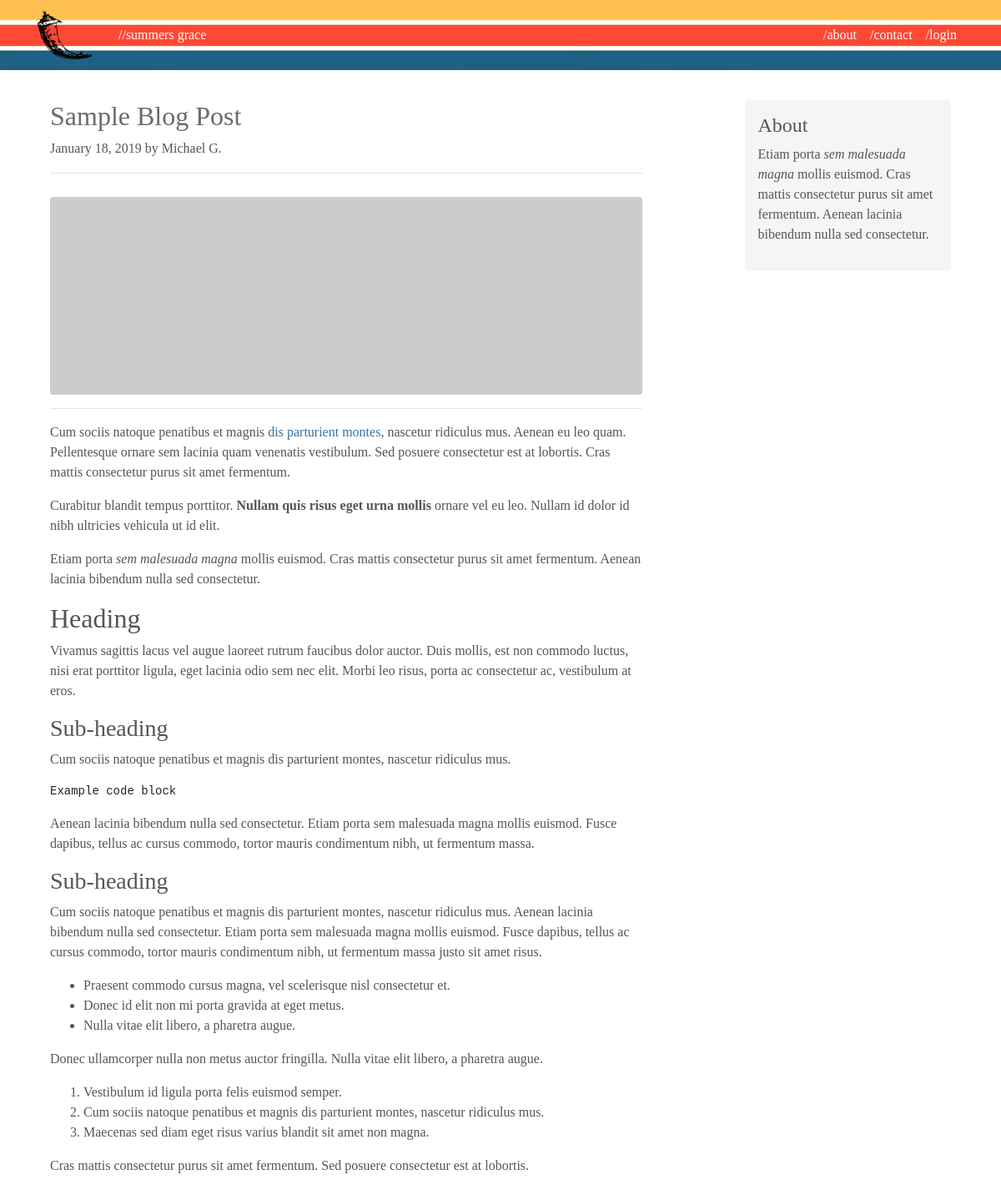
The page /post/sample-blog-post on the database its author committed.
### personal_blog/models.py (models this page shows, shortened)
class Post(db.Model):
    id = db.Column(db.Integer, primary_key=True)
    title = db.Column(db.String(100), nullable=False)
    slug = db.Column(db.String(100), unique=True, nullable=False)
    date_posted = db.Column(db.DateTime, nullable=False, default=datetime.utcnow)
    content = db.Column(db.Text, nullable=False)
    user_id = db.Column(db.Integer, db.ForeignKey('user.id'), nullable=False)

class User(db.Model, UserMixin):
    id = db.Column(db.Integer, primary_key=True)
    username = db.Column(db.String(20), unique=True, nullable=False)
    alias = db.Column(db.String(20), unique=True, nullable=False)
    image_file = db.Column(db.String(20), nullable=False, default='default.jpg')
    password = db.Column(db.String(60), nullable=False)
    posts = db.relationship('Post', backref='author', lazy=True)

### personal_blog/routes.py (the view)
@app.route("/post/<slug>")
def post(slug):
    post = Post.query.filter_by(slug=slug).first_or_404()
    return render_template('post.html', title=post.title, post=post)

### personal_blog/templates/post.html (shortened to what this page needs)
{% extends "layout.html" %}
{% block content %}
<div class="row" id="blog_post">
    <div class="col-sm-8 blog-main">
      <div class="blog-post">
        <article class="media content-section">
          <div class="media-body">
            <div class="article-metadata">
              <h2><a class="article-title" href="{{ url_for('post', slug=post.slug) }}">{{ post.title }}</a></h2>
              <p class="blog-post-meta">{{ post.date_posted.strftime('%B %d, %Y') }} by {{ post.author.alias }} </p>
            </div>
            <p class="article-content">{{ post.content|safe }}</p>
          </div>
        </article>
    </div>
  </div>
  <div class="col-sm-3 offset-sm-1 blog-sidebar">
    <div class="sidebar-module sidebar-module-inset">
      <h4>About</h4>
      <p>Etiam porta <em>sem malesuada magna</em> mollis euismod. Cras mattis consectetur purus sit amet fermentum. Aenean lacinia bibendum nulla sed consectetur.</p>
    </div>
  </div>
</div>
{% endblock content %}

### personal_blog/static/main.css (style rules this page uses)
body { background: #ffffff; color: #333333; margin-top: 5rem; font-family: Georgia, "Times New Roman", Times, serif; color: #555; }
.article-title { color: #555555de; }
.article-content { white-space: pre-line; }
.article-metadata { padding-bottom: 1px; margin-bottom: 4px; border-bottom: 1px solid #e3e3e3 }
.blog-post { margin-bottom: 3rem; }
.sidebar-module-inset { padding: 1rem; background-color: #f5f5f5; border-radius: .25rem; }
#blog_post { padding-top: 40px; }
a { color: #3672a4; text-decoration: none; background-color: transparent; }

### rows shown on the page
Post: title "Sample Blog Post", date_posted "January 18, 2019", content "Cum sociis natoque penatibus et magnis dis parturient montes , nascetur ridiculus mus. Aenean eu leo quam. Pellentesque ornare sem lacinia quam venenatis vestibulum. Sed posuere consectetur est at lobortis. Cras mattis consectetur purus sit amet fermentum. Curabitur blandit tempus porttitor. Nullam quis risus eget urna mollis ornare vel eu leo. Nullam id dolor id nibh ultricies vehicula ut id elit. Etiam porta sem malesuada magna mollis euismod. Cras mattis consectetur purus sit amet fermentum. Aenean lacinia bibendum nulla sed consectetur. Heading Vivamus sagittis lacus vel augue laoreet rutrum faucibus dolor auctor. Duis mollis, est non commodo luctus, nisi erat porttitor ligula, eget…"
User: author.alias "Michael G."
